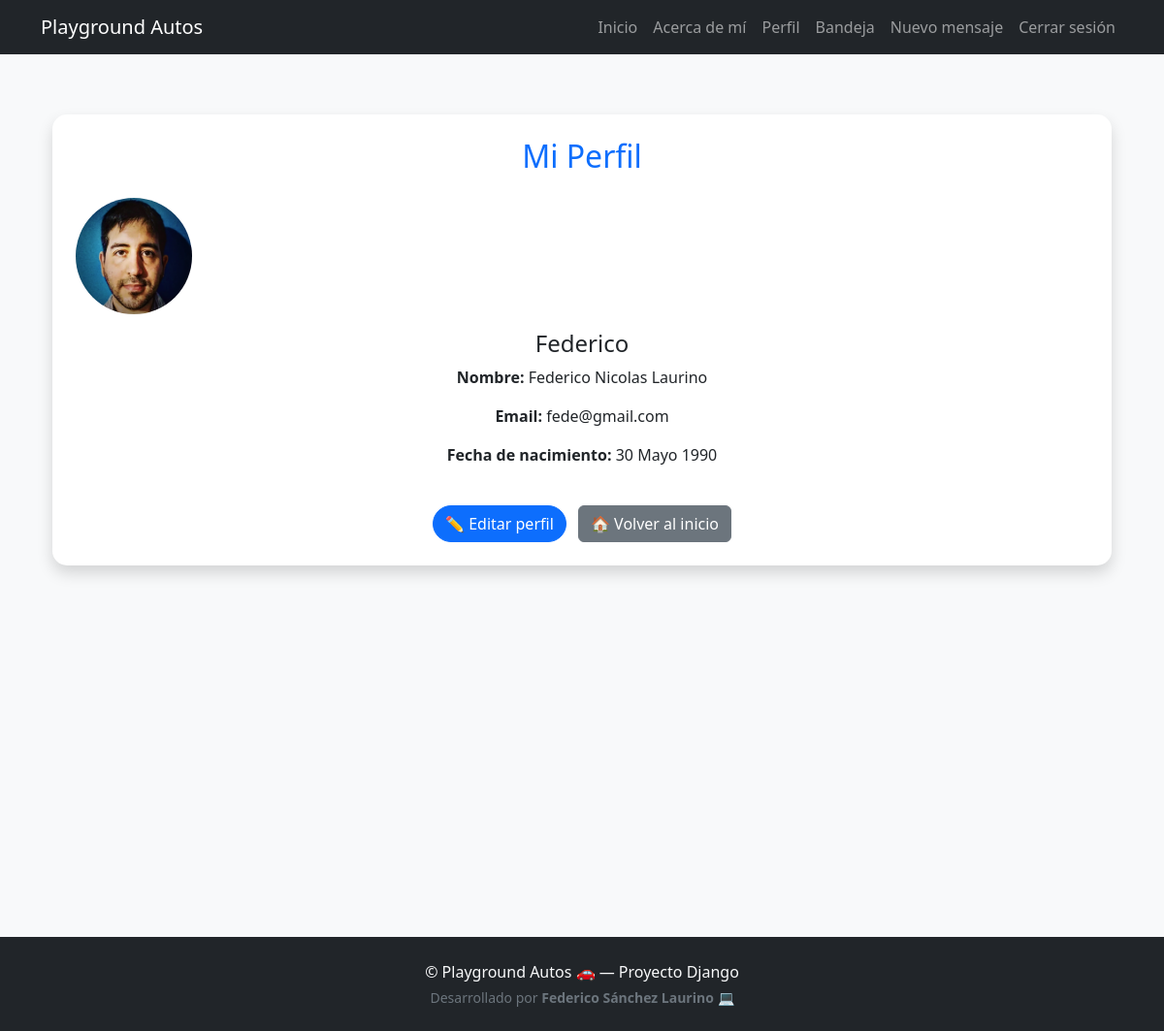
/accounts/profile/ (signed in), run on an earlier commit of the app's database.
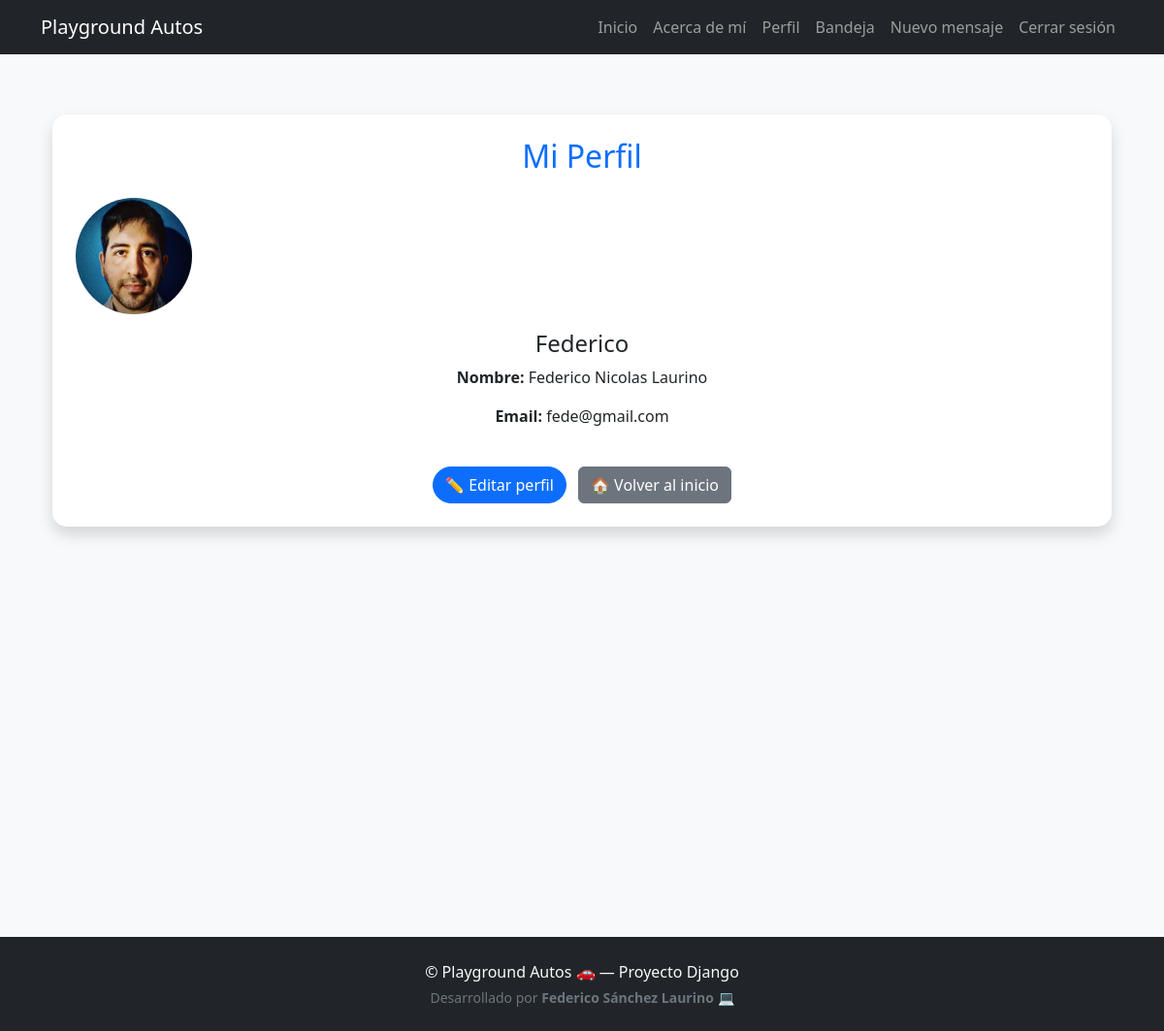
And on a later commit of the database.
### accounts/models.py (models this page shows, shortened)
class Profile(models.Model):
    user = models.OneToOneField(User, on_delete=models.CASCADE)
    avatar = models.ImageField(upload_to='avatars/', null=True, blank=True)
    bio = models.TextField(max_length=500, blank=True)
    birth_date = models.DateField(null=True, blank=True)

### accounts/views.py (the view)
# urls.py: path('profile/', views.profile, name='profile'),
@login_required
def profile(request):
    profile = Profile.objects.get(user=request.user)
    return render(request, "accounts/profile.html", {"profile": profile})

### templates/accounts/profile.html (shortened to what this page needs)
{% extends 'base.html' %}
{% load static %}
{% block content %}
<div class="container mt-5">
  <div class="card shadow p-4 text-center">
    <h2 class="text-primary mb-4">Mi Perfil</h2>
    {% if profile.avatar %}
      <img src="{{ profile.avatar.url }}" alt="Avatar" class="rounded-circle mb-3" width="120" height="120">
    {% else %}
      <img src="{% static 'img/default-avatar.png' %}" alt="Sin avatar" class="rounded-circle mb-3" width="120" height="120">
    {% endif %}
    <h4>{{ request.user.username }}</h4>
    <p><strong>Nombre:</strong> {{ request.user.first_name }} {{ request.user.last_name }}</p>
    <p><strong>Email:</strong> {{ request.user.email }}</p>
    {% if profile.birth_date %}
      <p><strong>Fecha de nacimiento:</strong> {{ profile.birth_date }}</p>
    {% endif %}
    <div class="mt-4">
      <a href="{% url 'accounts:edit_profile' %}" class="btn btn-primary me-2">✏️ Editar perfil</a>
      <a href="{% url 'cars:auto_list' %}" class="btn btn-secondary">🏠 Volver al inicio</a>
    </div>
  </div>
</div>
{% endblock %}

What changed in the data, as far as the page shows it:
changed Profile: birth_date "30 Mayo 1990" → (not shown)
Also different on the page:
text no longer shown: "Fecha de nacimiento:"
